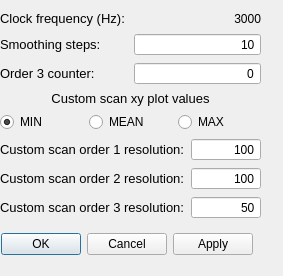
<?xml version="1.0" encoding="UTF-8"?>
<ui version="4.0">
 <class>SettingsDialog</class>
 <widget class="QDialog" name="SettingsDialog">
  <property name="geometry">
   <rect>
    <x>0</x>
    <y>0</y>
    <width>283</width>
    <height>276</height>
   </rect>
  </property>
  <property name="windowTitle">
   <string>qudi: Laserscanner - Settings</string>
  </property>
  <widget class="QWidget" name="layoutWidget">
   <property name="geometry">
    <rect>
     <x>0</x>
     <y>10</y>
     <width>261</width>
     <height>209</height>
    </rect>
   </property>
   <layout class="QVBoxLayout" name="verticalLayout_2">
    <item>
     <layout class="QHBoxLayout" name="horizontalLayout">
      <item>
       <widget class="QLabel" name="clock_frequency_label">
        <property name="font">
         <font>
          <pointsize>10</pointsize>
         </font>
        </property>
        <property name="toolTip">
         <string>&lt;html&gt;&lt;head/&gt;&lt;body&gt;&lt;p&gt;That is the inverse time how long the scanner stays at the desired position during the scan and counts.&lt;/p&gt;&lt;/body&gt;&lt;/html&gt;</string>
        </property>
        <property name="text">
         <string>Clock frequency (Hz):</string>
        </property>
       </widget>
      </item>
      <item>
       <widget class="QLabel" name="clock_frequency_OutputWidget">
        <property name="text">
         <string>3000</string>
        </property>
        <property name="alignment">
         <set>Qt::AlignRight|Qt::AlignTrailing|Qt::AlignVCenter</set>
        </property>
       </widget>
      </item>
     </layout>
    </item>
    <item>
     <layout class="QHBoxLayout" name="horizontalLayout_3">
      <item>
       <widget class="QLabel" name="smoothing_steps_label">
        <property name="font">
         <font>
          <pointsize>10</pointsize>
         </font>
        </property>
        <property name="toolTip">
         <string>&lt;html&gt;&lt;head/&gt;&lt;body&gt;&lt;p&gt;That is the inverse time how long the scanner stays at the desired position during the scan and counts.&lt;/p&gt;&lt;/body&gt;&lt;/html&gt;</string>
        </property>
        <property name="text">
         <string>Smoothing steps:</string>
        </property>
       </widget>
      </item>
      <item>
       <widget class="QSpinBox" name="smoothing_steps_spinBox">
        <property name="alignment">
         <set>Qt::AlignRight|Qt::AlignTrailing|Qt::AlignVCenter</set>
        </property>
        <property name="buttonSymbols">
         <enum>QAbstractSpinBox::NoButtons</enum>
        </property>
        <property name="maximum">
         <number>1000</number>
        </property>
        <property name="value">
         <number>10</number>
        </property>
       </widget>
      </item>
     </layout>
    </item>
    <item>
     <layout class="QHBoxLayout" name="horizontalLayout_4">
      <item>
       <widget class="QLabel" name="order_3_counter_label">
        <property name="font">
         <font>
          <pointsize>10</pointsize>
         </font>
        </property>
        <property name="toolTip">
         <string>&lt;html&gt;&lt;head/&gt;&lt;body&gt;&lt;p&gt;That is the inverse time how long the scanner stays at the desired position during the scan and counts.&lt;/p&gt;&lt;/body&gt;&lt;/html&gt;</string>
        </property>
        <property name="text">
         <string>Order 3 counter:</string>
        </property>
       </widget>
      </item>
      <item>
       <widget class="QSpinBox" name="order_3_counter_spinBox">
        <property name="alignment">
         <set>Qt::AlignRight|Qt::AlignTrailing|Qt::AlignVCenter</set>
        </property>
        <property name="buttonSymbols">
         <enum>QAbstractSpinBox::NoButtons</enum>
        </property>
        <property name="maximum">
         <number>1000000</number>
        </property>
        <property name="value">
         <number>0</number>
        </property>
       </widget>
      </item>
     </layout>
    </item>
    <item>
     <layout class="QVBoxLayout" name="verticalLayout">
      <item>
       <widget class="QLabel" name="label_2">
        <property name="font">
         <font>
          <pointsize>10</pointsize>
         </font>
        </property>
        <property name="toolTip">
         <string>&lt;html&gt;&lt;head/&gt;&lt;body&gt;&lt;p&gt;That is basically the 'scan' resolution when the scanner moves backwards to prepare to scan again a line.&lt;/p&gt;&lt;p&gt;How many points are scanned in one line is depending on the resolution. Since the scanner is permanently counting during the scan, only the clock frequency determined the speed, how fast a line is scanned by a given resolution. If the scanner has to move back, it uses the same scan line method but just in the reverse. How many points are approached in the backwards movement depends on the 'return slowness'. If you scan with 100 point resolution and set return slowness to 25, than the return movement will be 4 times faster.&lt;/p&gt;&lt;p&gt;BE CAREFULL NOT TO USE A SMALL NUMBER, SINCE THE SCANNER MIGHT CRASH AGAINST THE BOARDER BECAUSE IT IS MOVING BACK TOO FAST!&lt;/p&gt;&lt;/body&gt;&lt;/html&gt;</string>
        </property>
        <property name="text">
         <string>Custom scan xy plot values</string>
        </property>
        <property name="alignment">
         <set>Qt::AlignCenter</set>
        </property>
       </widget>
      </item>
      <item>
       <layout class="QHBoxLayout" name="horizontalLayout_2">
        <item>
         <widget class="QRadioButton" name="min_radioButton">
          <property name="text">
           <string>MIN</string>
          </property>
          <property name="checked">
           <bool>true</bool>
          </property>
         </widget>
        </item>
        <item>
         <widget class="QRadioButton" name="mean_radioButton">
          <property name="text">
           <string>MEAN</string>
          </property>
          <property name="checked">
           <bool>false</bool>
          </property>
         </widget>
        </item>
        <item>
         <widget class="QRadioButton" name="max_radioButton">
          <property name="text">
           <string>MAX</string>
          </property>
          <property name="checked">
           <bool>false</bool>
          </property>
         </widget>
        </item>
       </layout>
      </item>
     </layout>
    </item>
    <item>
     <layout class="QHBoxLayout" name="horizontalLayout_5">
      <item>
       <widget class="QLabel" name="order_1_resolution_label">
        <property name="font">
         <font>
          <pointsize>10</pointsize>
         </font>
        </property>
        <property name="toolTip">
         <string>&lt;html&gt;&lt;head/&gt;&lt;body&gt;&lt;p&gt;That is the inverse time how long the scanner stays at the desired position during the scan and counts.&lt;/p&gt;&lt;/body&gt;&lt;/html&gt;</string>
        </property>
        <property name="text">
         <string>Custom scan order 1 resolution:</string>
        </property>
       </widget>
      </item>
      <item>
       <widget class="QSpinBox" name="order_1_resolution_spinBox">
        <property name="alignment">
         <set>Qt::AlignRight|Qt::AlignTrailing|Qt::AlignVCenter</set>
        </property>
        <property name="buttonSymbols">
         <enum>QAbstractSpinBox::NoButtons</enum>
        </property>
        <property name="maximum">
         <number>1000000</number>
        </property>
        <property name="value">
         <number>100</number>
        </property>
       </widget>
      </item>
     </layout>
    </item>
    <item>
     <layout class="QHBoxLayout" name="horizontalLayout_6">
      <item>
       <widget class="QLabel" name="order_2_resolution_label">
        <property name="font">
         <font>
          <pointsize>10</pointsize>
         </font>
        </property>
        <property name="toolTip">
         <string>&lt;html&gt;&lt;head/&gt;&lt;body&gt;&lt;p&gt;That is the inverse time how long the scanner stays at the desired position during the scan and counts.&lt;/p&gt;&lt;/body&gt;&lt;/html&gt;</string>
        </property>
        <property name="text">
         <string>Custom scan order 2 resolution:</string>
        </property>
       </widget>
      </item>
      <item>
       <widget class="QSpinBox" name="order_2_resolution_spinBox">
        <property name="alignment">
         <set>Qt::AlignRight|Qt::AlignTrailing|Qt::AlignVCenter</set>
        </property>
        <property name="buttonSymbols">
         <enum>QAbstractSpinBox::NoButtons</enum>
        </property>
        <property name="maximum">
         <number>1000000</number>
        </property>
        <property name="value">
         <number>100</number>
        </property>
       </widget>
      </item>
     </layout>
    </item>
    <item>
     <layout class="QHBoxLayout" name="horizontalLayout_7">
      <item>
       <widget class="QLabel" name="order_3_resolution_label">
        <property name="font">
         <font>
          <pointsize>10</pointsize>
         </font>
        </property>
        <property name="toolTip">
         <string>&lt;html&gt;&lt;head/&gt;&lt;body&gt;&lt;p&gt;That is the inverse time how long the scanner stays at the desired position during the scan and counts.&lt;/p&gt;&lt;/body&gt;&lt;/html&gt;</string>
        </property>
        <property name="text">
         <string>Custom scan order 3 resolution:</string>
        </property>
       </widget>
      </item>
      <item>
       <widget class="QSpinBox" name="order_3_resolution_spinBox">
        <property name="alignment">
         <set>Qt::AlignRight|Qt::AlignTrailing|Qt::AlignVCenter</set>
        </property>
        <property name="buttonSymbols">
         <enum>QAbstractSpinBox::NoButtons</enum>
        </property>
        <property name="maximum">
         <number>1000000</number>
        </property>
        <property name="value">
         <number>50</number>
        </property>
       </widget>
      </item>
     </layout>
    </item>
   </layout>
  </widget>
  <widget class="QDialogButtonBox" name="buttonBox">
   <property name="geometry">
    <rect>
     <x>-40</x>
     <y>230</y>
     <width>293</width>
     <height>28</height>
    </rect>
   </property>
   <property name="orientation">
    <enum>Qt::Horizontal</enum>
   </property>
   <property name="standardButtons">
    <set>QDialogButtonBox::Apply|QDialogButtonBox::Cancel|QDialogButtonBox::Ok</set>
   </property>
  </widget>
 </widget>
 <resources/>
 <connections/>
</ui>
